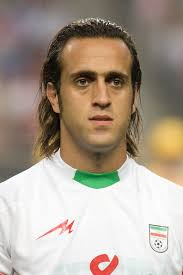
#> input picture cv-lab9/karimi.jpg, 183 x 275 px, found by its file name
$ python perspective.py
#> lines starting #> are read from the running program, lines starting #| are printed output that depends on the picture
import cv2
import numpy as np

I = cv2.imread('karimi.jpg')
#> I is the input picture: shape (275, 183, 3); mean B, G, R 144.4, 158.4, 171.7

t = np.array([[30],
              [160]], dtype=np.float32)
A = np.array([[.7, 0.8],
              [-0.3, .6]], dtype=np.float32)

M = np.hstack([A,t])

# perspective effect
p = np.array([[0.001,0.002, 1]]);

H = np.vstack([M,
               p]);


output_size = (I.shape[1], I.shape[0])
#> output_size = (183, 275)
J = cv2.warpPerspective(I,H,  output_size)
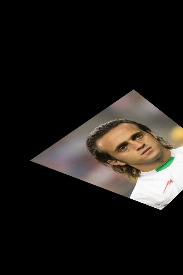
#> J: shape (275, 183, 3); mean B, G, R 24.4, 27.4, 30.6

cv2.imshow('I',I)
cv2.waitKey(0)

cv2.imshow('J',J)
cv2.waitKey(0)
